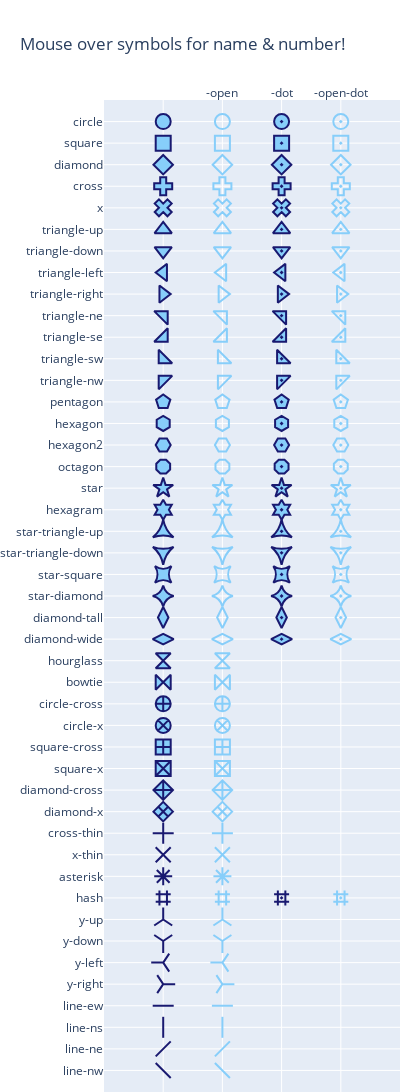

The notebook cell this image was saved under:
### Code cell
import plotly.graph_objects as go
from plotly.validators.scatter.marker import SymbolValidator

raw_symbols = SymbolValidator().values
namestems = []
namevariants = []
symbols = []
for i in range(0,len(raw_symbols),2):
    name = raw_symbols[i+1]
    symbols.append(raw_symbols[i])
    namestems.append(name.replace("-open", "").replace("-dot", ""))
    namevariants.append(name[len(namestems[-1]):])
    
fig = go.Figure(go.Scatter(mode="markers", x=namevariants, y=namestems, marker_symbol=symbols,
                           marker_line_color="midnightblue", marker_color="lightskyblue", 
                           marker_line_width=2, marker_size=15, 
                           hovertemplate="name: %{y}%{x}<br>number: %{marker.symbol}<extra></extra>"))
fig.update_layout(title="Mouse over symbols for name & number!",
                  xaxis_range=[-1,4], yaxis_range=[len(set(namestems)),-1], 
                  margin=dict(b=0,r=0), xaxis_side="top", height=1200, width=400)

### Figure 1 — Plotly figure (JSON) as saved in the notebook; plotly's stock layout.template omitted (floating-point values rounded to 4 significant figures; data arrays with more than 128 entries replaced by an {"elided": "..."} marker saying what was removed)
{"data": [{"hovertemplate": "name: %{y}%{x}<br>number: %{marker.symbol}<extra></extra>", "marker": {"color": "lightskyblue", "line": {"color": "midnightblue", "width": 2}, "size": 15, "symbol": {"elided": "142 int values"}}, "mode": "markers", "type": "scatter", "x": {"elided": "142 str values"}, "y": {"elided": "142 str values"}}], "layout": {"height": 1200, "margin": {"b": 0, "r": 0}, "title": {"text": "Mouse over symbols for name & number!"}, "width": 400, "xaxis": {"range": [-1, 4], "side": "top", "type": "category"}, "yaxis": {"range": [45, -1], "type": "category"}}}
